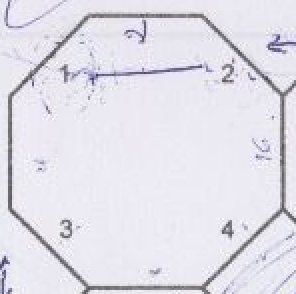
#> input picture out-multimatch05/hexagon_01.png, 148 x 147 px (shown 2 times larger); its folder holds 4 pictures in this run
$ python multimatch05.py out-multimatch05/hexagon_01.png out-multimatch05/hexagon_02.png   (Python 2 division)
#> lines starting #> are read from the running program, lines starting #| are printed output that depends on the picture; after the words box and inside, x2 and y2 are one past the last pixel; in counts of white or black regions, pixels touching at a corner belong together; pictures that were not available may be replaced by others from this repository, and a replacement may not be noted
import sys
import cv2
import numpy

outbasename = 'out-multimatch05/hexagon_%02d.png'

img = cv2.imread(sys.argv[1])
#> img is the input picture: shape (147, 148, 3); mean B, G, R 232.9, 224, 225.5
cv2.imshow('input file' + sys.argv[1] + ' [img]', img)
cv2.waitKey(0)

template = cv2.cvtColor(cv2.imread('search-pattern05-mmgp.png'), cv2.COLOR_BGR2GRAY)
#> template: shape (147, 148); min 65, max 254, mean 225.4
cv2.imshow('template file search-pattern05-mmgp.png [template]', template)
cv2.waitKey(0)

original_template = cv2.imread(sys.argv[2])
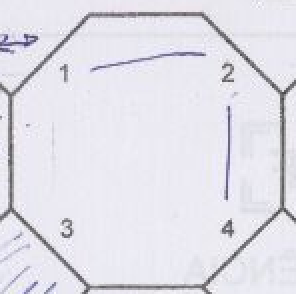
#> input picture out-multimatch05/hexagon_02.png, 148 x 147 px (shown 2 times larger)
#> original_template is the input picture: shape (147, 148, 3); mean B, G, R 233.1, 224.8, 226
cv2.imshow('template file' + sys.argv[2] + ' [template]', original_template)
cv2.waitKey(0)

otheight, otwidth = template.shape[:2]
#> otheight = 147; otwidth = 148

# BEGIN LOAD ORIGINAL TEMPLATE
hsv = cv2.cvtColor(original_template, cv2.COLOR_BGR2HSV)
#> hsv: shape (147, 148, 3); mean H, S, V 124.1, 9.1, 233.1
saturation = hsv[:,:,1]
negtpl = hsv[:,:,2]
negtpl[saturation > 35] = 255
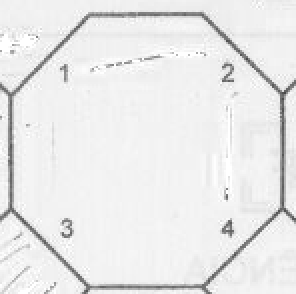
#> negtpl: shape (147, 148) (shown 2 times larger); min 71, max 255, mean 234
negtpl = cv2.threshold(negtpl, 0, 255, cv2.THRESH_OTSU)[1]
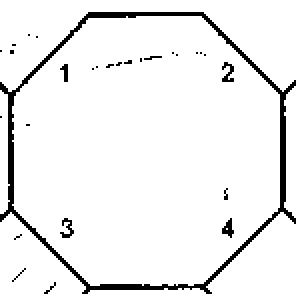
#> negtpl: shape (147, 148) (shown 2 times larger); 93.8% white; black in thin lines or dots
# Pad the image.
negtpl = cv2.copyMakeBorder(255 - negtpl, 3, 3, 3, 3, cv2.BORDER_CONSTANT, value=0)
#> negtpl: shape (153, 154); 5.7% white in thin lines or dots, all inside (x1, y1, x2, y2) = (3, 9, 151, 150)
template = negtpl
# END LOAD ORIGINAL TEMPLATE

theight, twidth = template.shape[:2]
#> theight = 153; twidth = 154
cv2.imshow('[template]', template)
cv2.waitKey(0)


# Binarize the input based on the saturation and value.
hsv = cv2.cvtColor(img, cv2.COLOR_BGR2HSV)
#> hsv: shape (147, 148, 3); mean H, S, V 125.3, 9.9, 232.9
saturation = hsv[:,:,1]
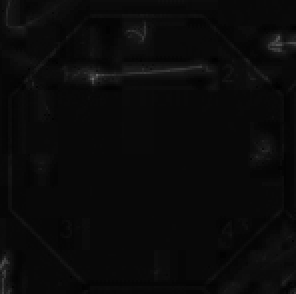
#> saturation: shape (147, 148) (shown 2 times larger); min 0, max 102, mean 9.9
value = hsv[:,:,2]
value[saturation > 35] = 255
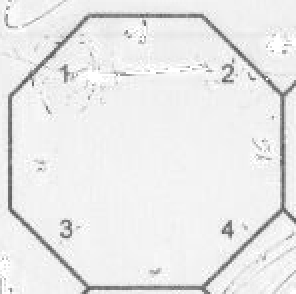
#> value: shape (147, 148) (shown 2 times larger); min 82, max 255, mean 233.9
value = cv2.threshold(value, 0, 255, cv2.THRESH_OTSU)[1]
#> value: shape (147, 148); 93.9% white; black in thin lines or dots
# Pad the image.
value = cv2.copyMakeBorder(255 - value, 3, 3, 3, 3, cv2.BORDER_CONSTANT, value=0)
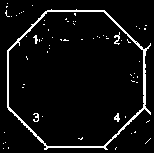
#> value: shape (153, 154); 5.6% white in thin lines or dots

cv2.imshow('negated [value]', value)
cv2.waitKey(0)

# Discard small components.
img_clean = numpy.zeros(value.shape, dtype=numpy.uint8)
contours, _ = cv2.findContours(value, cv2.RETR_LIST, cv2.CHAIN_APPROX_SIMPLE)
#> contours = 72 contours, 69 with area under 20; largest, box (x1, y1, x2, y2) and area: (7, 9, 151, 150) 15691, (8, 11, 145, 147) 15046, (114, 113, 120, 122) 21
for i, c in enumerate(contours):
    area = cv2.contourArea(c)
    if area > 500:
        cv2.drawContours(img_clean, contours, i, 255, 2)
#> this loop made 72 passes
#> area on passes 15, 65, 69: 21, 15046, 15691
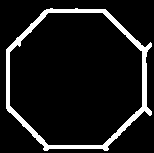
#> img_clean: shape (153, 154); 9.4% white; 1 white region, box (x1, y1, x2, y2) and area: (6, 8, 152, 151) 2217

cv2.imshow('cleaned [img_clean]', value)
cv2.waitKey(0)

def closest_pt(a, pt):
    if not len(a):
        return (float('inf'), float('inf'))
    d = a - pt
    return a[numpy.argmin((d * d).sum(1))]

match = cv2.matchTemplate(img_clean, template, cv2.TM_CCORR_NORMED)
#> match = [0.655]

# Filter matches.
threshold = 0.8
threshold = 0.63
dist_threshold = twidth / 1.5
#> dist_threshold = 102.7
loc = numpy.where(match > threshold)
#> loc = ([0], [0])
ptlist = numpy.zeros((len(loc[0]), 2), dtype=int)
#> ptlist = [[0, 0]]
count = 0
print "%d matches" % len(loc[0])
#| 1 matches
for pt in zip(*loc[::-1]):
    cpt = closest_pt(ptlist[:count], pt)
    dist = ((cpt[0] - pt[0]) ** 2 + (cpt[1] - pt[1]) ** 2) ** 0.5
    if dist > dist_threshold:
        ptlist[count] = pt
        count += 1
#> this loop made 1 pass
#> (pt, cpt, dist, count) on pass 1: ((0, 0), (inf, inf), inf, 1)
#> after the loop, count = 1

# Adjust points (could do for the x coords too).
ptlist = ptlist[:count]
view = ptlist.ravel().view([('x', int), ('y', int)])
view.sort(order=['y', 'x'])
for i in xrange(1, ptlist.shape[0]):
    prev, curr = ptlist[i - 1], ptlist[i]
    if abs(curr[1] - prev[1]) < 5:
        y = min(curr[1], prev[1])
        curr[1], prev[1] = y, y

# Crop in raster order.
view.sort(order=['y', 'x'])
for i, pt in enumerate(ptlist, start=1):
    cv2.imwrite(outbasename % i,
            img[pt[1]-2:pt[1]+theight-2, pt[0]-2:pt[0]+twidth-2])
    print 'Wrote %s' % (outbasename % i)
#> this loop made 1 pass
#> (i, pt) on pass 1: (1, [0, 0])
#| Wrote out-multimatch05/hexagon_01.png
